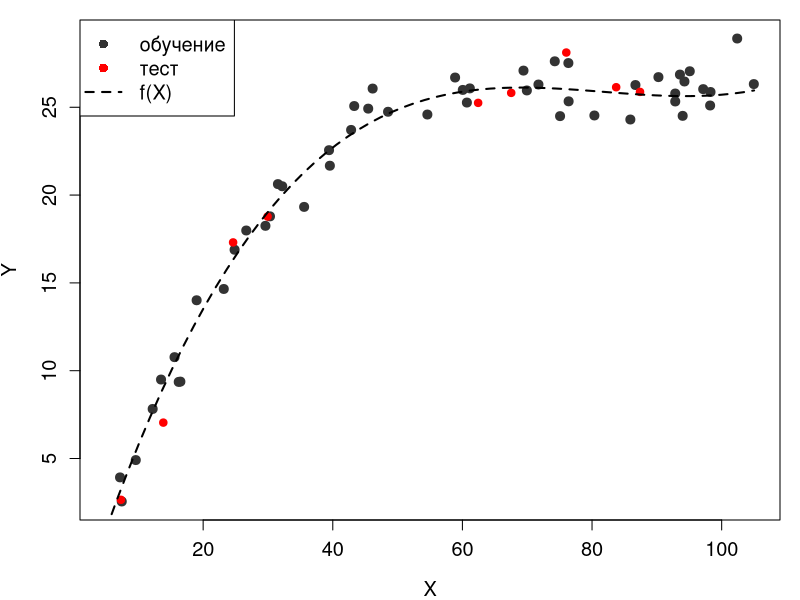
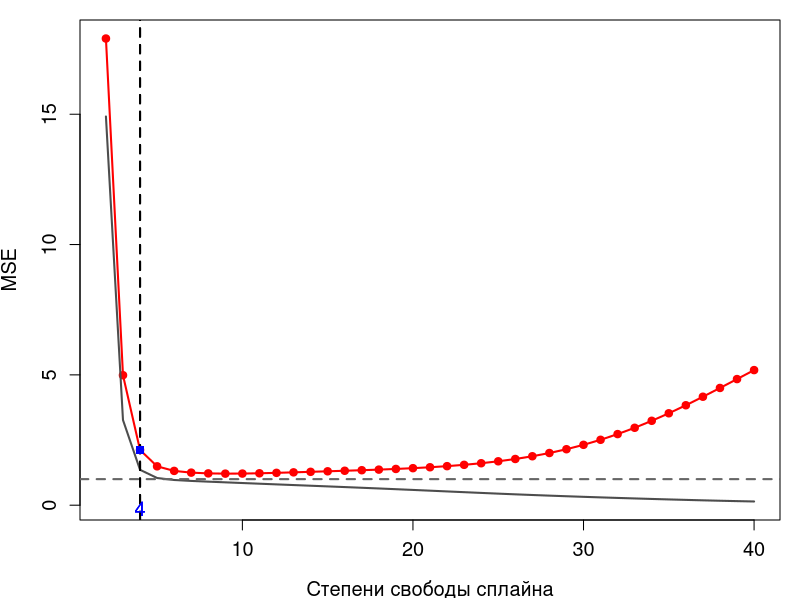
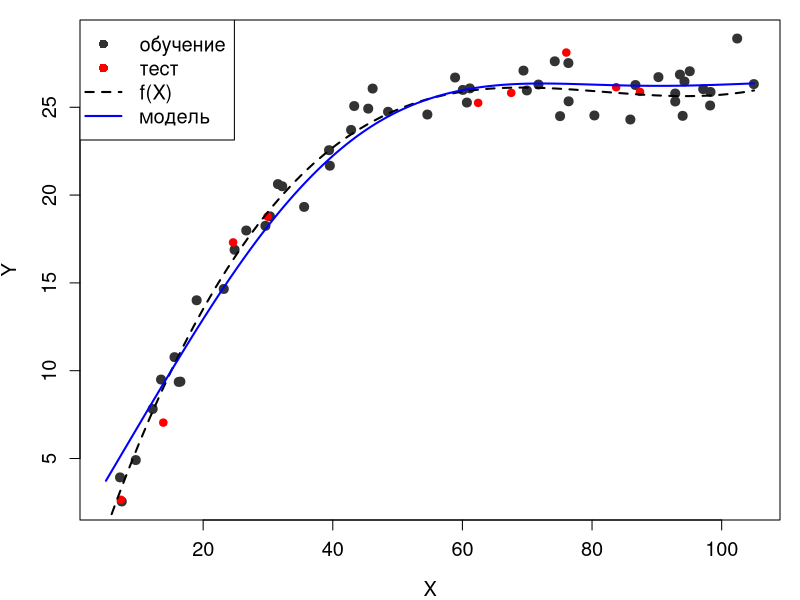
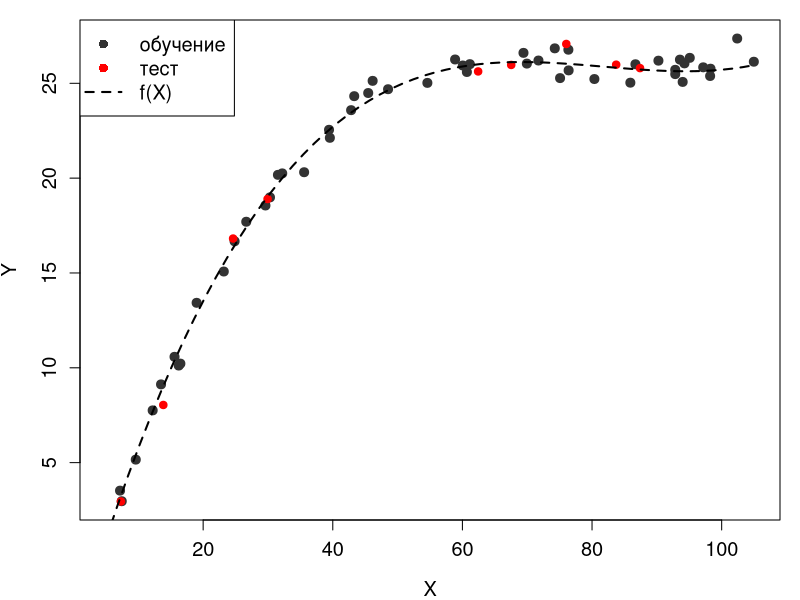
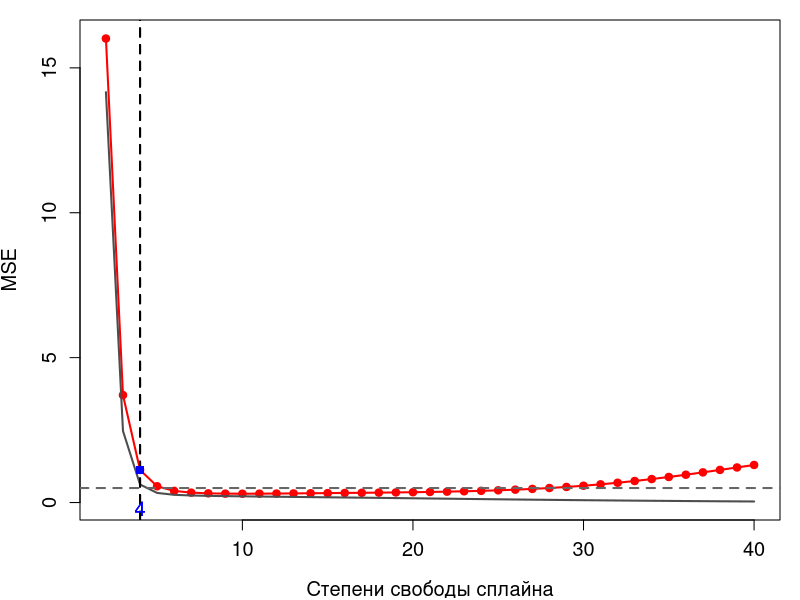
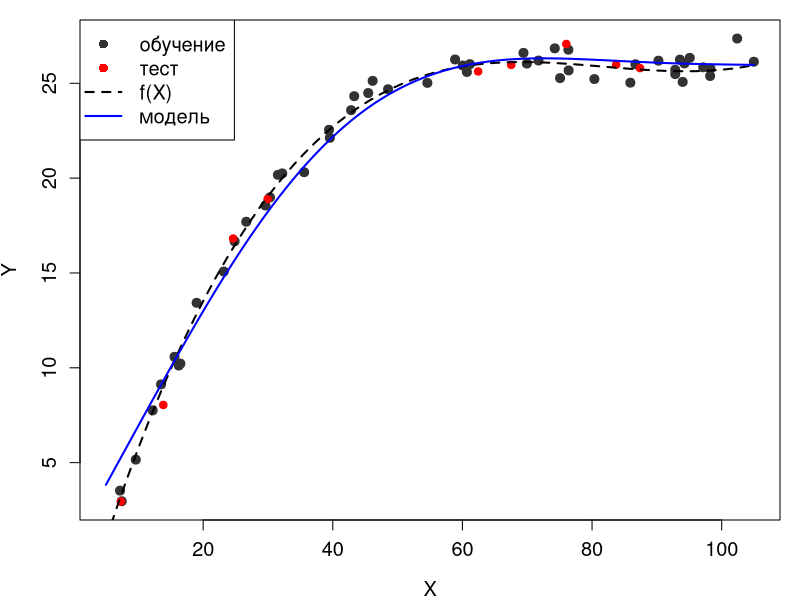

Write R code to recreate these figures, in order.
## ---- chunk 1

# ядро
my.seed <- 1486372882

# наблюдений всего
n.all <- 60
# доля обучающей выборки
train.percent <- 0.85
# стандартное отклонение случайного шума
res.sd <- 1
# границы изменения X
x.min <- 5
x.max <- 105
set.seed(my.seed)
x <- runif(x.min, x.max, n = n.all)
# случайный шум
set.seed(my.seed)
res <- rnorm(mean = 0, sd = res.sd, n = n.all)
# отбираем наблюдения в обучающую выборку
set.seed(my.seed)
inTrain <- sample(seq_along(x), size = train.percent*n.all)
y.func <- function(x) {15 + 0.2*x-0.005*((x-45)^2)+0.00006*((x-54)^3)}
x.line <- seq(x.min, x.max, length = n.all)
y.line <- y.func(x.line)
y <- y.func(x) + res
x.train <- x[inTrain]
y.train <- y[inTrain]
x.test <- x[-inTrain]
y.test <- y[-inTrain]
## ---- chunk 2
# убираем широкие поля рисунка
par(mar = c(4, 4, 1, 1))

# наименьшие/наибольшие значения по осям
x.lim <- c(x.min, x.max)
y.lim <- c(min(y), max(y))

# наблюдения с шумом (обучающая выборка)
plot(x.train, y.train, 
     col = grey(0.2), bg = grey(0.2), pch = 21,
     xlab = 'X', ylab = 'Y', 
     xlim = x.lim, ylim = y.lim, 
     cex = 1.2, cex.lab = 1.2, cex.axis = 1.2)

# наблюдения тестовой выборки
points(x.test, y.test, 
       col = 'red', bg = 'red', pch = 21)

# истинная функция
lines(x.line, y.line, 
      lwd = 2, lty = 2)

# легенда
legend('topleft', legend = c('обучение', 'тест', 'f(X)'),
       pch = c(16, 16, NA), 
       col = c(grey(0.2), 'red', 'black'),  
       lty = c(0, 0, 2), lwd = c(1, 1, 2), cex = 1.2)
## ---- chunk 3
#  Строим модель ###############################################################

# модель 2 (сплайн с df = 6)
mod <- smooth.spline(x = x.train, y = y.train, df = 6)

# модельные значения для расчёта ошибок
y.model.train <- predict(mod, data.frame(x = x.train))$y[, 1]
y.model.test <- predict(mod, data.frame(x = x.test))$y[, 1]

# считаем средний квадрат ошибки на обучающей и тестовой выборке
MSE <- c(sum((y.train - y.model.train)^2) / length(x.train),
         sum((y.test - y.model.test)^2) / length(x.test))
names(MSE) <- c('train', 'test')
round(MSE, 2)

#  Цикл по степеням свободы ####################################################

# максимальное число степеней свободы для модели сплайна
max.df <- 40

# таблица для записи ошибок
tbl <- data.frame(df = 2:max.df)
# ошибки на обучающей выборке
tbl$MSE.train <- 0
# ошибки на тестовой выборке
tbl$MSE.test <- 0
head(tbl)

for (i in 2:max.df) {
  # модель
  mod <- smooth.spline(x = x.train, y = y.train, df = i)
  
  # модельные значения для расчёта ошибок
  y.model.train <- predict(mod, data.frame(x = x.train))$y[, 1]
  y.model.test <- predict(mod, data.frame(x = x.test))$y[, 1]
  
  # считаем средний квадрат ошибки на обучающей и тестовой выборке
  MSE <- c(sum((y.train - y.model.train)^2) / length(x.train),
           sum((y.test - y.model.test)^2) / length(x.test))
  tbl[tbl$df == i, c('MSE.train', 'MSE.test')] <- MSE
}

head(tbl)
## ---- chunk 4
plot(x = tbl$df, y = tbl$MSE.test, 
     type = 'l', col = 'red', lwd = 2,
     xlab = 'Степени свободы сплайна', ylab = 'MSE',
     ylim = c(min(tbl$MSE.train, tbl$MSE.test), 
              max(tbl$MSE.train, tbl$MSE.test)),
     cex = 1.2, cex.lab = 1.2, cex.axis = 1.2)

points(x = tbl$df, y = tbl$MSE.test,
       pch = 21, col = 'red', bg = 'red')

lines(x = tbl$df, y = tbl$MSE.train, 
      col = grey(0.3), lwd = 2)
  # неустранимая ошибка
abline(h = res.sd, 
       lty = 2, col = grey(0.4), lwd = 2)

# степени свободы у наименьшей ошибки на тестовой выборке
min.MSE.test <- min(tbl$MSE.test)
df.min.MSE.test <- tbl[tbl$MSE.test == min.MSE.test, 'df']

          # сообщение в консоль
            message(paste0('Наименьшая MSE на тестовой выборке равна ', 
               round(min.MSE.test, 2),  
               ' и достигается при df = ', df.min.MSE.test, '.'))
# компромисс между точностью и простотой модели по графику
df.my.MSE.test <- 4
my.MSE.test <- tbl[tbl$df == df.my.MSE.test, 'MSE.test']
# ставим точку на графике
abline(v = df.my.MSE.test, 
       lty = 2, lwd = 2)
points(x = df.my.MSE.test, y = my.MSE.test, 
       pch = 15, col = 'blue')
mtext(df.my.MSE.test, 
      side = 1, line = -1, at = df.my.MSE.test, col = 'blue', cex = 1.2)
        # сообщение в консоль
            message(paste0('Компромисс между точностью и сложностью модели при df = ', 
               df.my.MSE.test, ', MSE = ', round(my.MSE.test, 2), '.'))

# ставим точку на графике
abline(v = df.my.MSE.test, 
       lty = 2, lwd = 2)
points(x = df.my.MSE.test, y = my.MSE.test, 
       pch = 15, col = 'blue')
mtext(df.my.MSE.test, 
      side = 1, line = -1, at = df.my.MSE.test, col = 'blue', cex = 1.2)
dev.copy(tiff ,filename="1.1.png") 
dev.off()
## ---- chunk 5
mod.MSE.test <- smooth.spline(x = x.train, y = y.train, df = df.my.MSE.test)

# для гладких графиков модели
x.model.plot <- seq(x.min, x.max, length = 250)
y.model.plot <- predict(mod.MSE.test, data.frame(x = x.model.plot))$y[, 1]

# убираем широкие поля рисунка
par(mar = c(4, 4, 1, 1))

# наименьшие/наибольшие значения по осям
x.lim <- c(x.min, x.max)
y.lim <- c(min(y), max(y))

# наблюдения с шумом (обучающая выборка)
plot(x.train, y.train, 
     col = grey(0.2), bg = grey(0.2), pch = 21,
     xlab = 'X', ylab = 'Y', 
     xlim = x.lim, ylim = y.lim, 
     cex = 1.2, cex.lab = 1.2, cex.axis = 1.2)

# наблюдения тестовой выборки
points(x.test, y.test, 
       col = 'red', bg = 'red', pch = 21)

# истинная функция
lines(x.line, y.line, 
      lwd = 2, lty = 2)

# модель
lines(x.model.plot, y.model.plot, 
      lwd = 2, col = 'blue')

# легенда
legend('topleft', legend = c('обучение', 'тест', 'f(X)', 'модель'),
       pch = c(16, 16, NA, NA), 
       col = c(grey(0.2), 'red', 'black', 'blue'),  
       lty = c(0, 0, 2, 1), lwd = c(1, 1, 2, 2), cex = 1.2)

dev.copy(tiff ,filename="1.2.png") 
dev.off()
## ---- chunk 6
# ядро
my.seed <- 1486372882

# наблюдений всего
n.all <- 60
# доля обучающей выборки
train.percent <- 0.85
# стандартное отклонение случайного шума
res.sd <- 0.5
# границы изменения X
x.min <- 5
x.max <- 105
set.seed(my.seed)
x <- runif(x.min, x.max, n = n.all)
# случайный шум
set.seed(my.seed)
res <- rnorm(mean = 0, sd = res.sd, n = n.all)
# отбираем наблюдения в обучающую выборку
set.seed(my.seed)
inTrain <- sample(seq_along(x), size = train.percent*n.all)
y.func <- function(x) {15 + 0.2*x-0.005*((x-45)^2)+0.00006*((x-54)^3)}
x.line <- seq(x.min, x.max, length = n.all)
y.line <- y.func(x.line)
y <- y.func(x) + res
x.train <- x[inTrain]
y.train <- y[inTrain]
x.test <- x[-inTrain]
y.test <- y[-inTrain]

# убираем широкие поля рисунка
par(mar = c(4, 4, 1, 1))

# наименьшие/наибольшие значения по осям
x.lim <- c(x.min, x.max)
y.lim <- c(min(y), max(y))

# наблюдения с шумом (обучающая выборка)
plot(x.train, y.train, 
     col = grey(0.2), bg = grey(0.2), pch = 21,
     xlab = 'X', ylab = 'Y', 
     xlim = x.lim, ylim = y.lim, 
     cex = 1.2, cex.lab = 1.2, cex.axis = 1.2)

# наблюдения тестовой выборки
points(x.test, y.test, 
       col = 'red', bg = 'red', pch = 21)

# истинная функция
lines(x.line, y.line, 
      lwd = 2, lty = 2)

# легенда
legend('topleft', legend = c('обучение', 'тест', 'f(X)'),
       pch = c(16, 16, NA), 
       col = c(grey(0.2), 'red', 'black'),  
       lty = c(0, 0, 2), lwd = c(1, 1, 2), cex = 1.2)

#  Строим модель ###############################################################

# модель 2 (сплайн с df = 6)
mod <- smooth.spline(x = x.train, y = y.train, df = 6)

# модельные значения для расчёта ошибок
y.model.train <- predict(mod, data.frame(x = x.train))$y[, 1]
y.model.test <- predict(mod, data.frame(x = x.test))$y[, 1]

# считаем средний квадрат ошибки на обучающей и тестовой выборке
MSE <- c(sum((y.train - y.model.train)^2) / length(x.train),
         sum((y.test - y.model.test)^2) / length(x.test))
names(MSE) <- c('train', 'test')
round(MSE, 2)
#  Цикл по степеням свободы ####################################################

# максимальное число степеней свободы для модели сплайна
max.df <- 40

# таблица для записи ошибок
tbl <- data.frame(df = 2:max.df)
# ошибки на обучающей выборке
tbl$MSE.train <- 0
# ошибки на тестовой выборке
tbl$MSE.test <- 0
head(tbl)

for (i in 2:max.df) {
  # модель
  mod <- smooth.spline(x = x.train, y = y.train, df = i)
  
  # модельные значения для расчёта ошибок
  y.model.train <- predict(mod, data.frame(x = x.train))$y[, 1]
  y.model.test <- predict(mod, data.frame(x = x.test))$y[, 1]
  
  # считаем средний квадрат ошибки на обучающей и тестовой выборке
  MSE <- c(sum((y.train - y.model.train)^2) / length(x.train),
           sum((y.test - y.model.test)^2) / length(x.test))
  tbl[tbl$df == i, c('MSE.train', 'MSE.test')] <- MSE
}

head(tbl)
#  График 2: Зависимость MSE от гибкости модели ################################

plot(x = tbl$df, y = tbl$MSE.test, 
     type = 'l', col = 'red', lwd = 2,
     xlab = 'Степени свободы сплайна', ylab = 'MSE',
     ylim = c(min(tbl$MSE.train, tbl$MSE.test), 
              max(tbl$MSE.train, tbl$MSE.test)),
     cex = 1.2, cex.lab = 1.2, cex.axis = 1.2)

points(x = tbl$df, y = tbl$MSE.test,
       pch = 21, col = 'red', bg = 'red')

lines(x = tbl$df, y = tbl$MSE.train, 
      col = grey(0.3), lwd = 2)
# неустранимая ошибка
abline(h = res.sd, 
       lty = 2, col = grey(0.4), lwd = 2)

# степени свободы у наименьшей ошибки на тестовой выборке
min.MSE.test <- min(tbl$MSE.test)
df.min.MSE.test <- tbl[tbl$MSE.test == min.MSE.test, 'df']

# сообщение в консоль
message(paste0('Наименьшая MSE на тестовой выборке равна ', 
               round(min.MSE.test, 2),  
               ' и достигается при df = ', df.min.MSE.test, '.'))

# компромисс между точностью и простотой модели по графику
df.my.MSE.test <- 4
my.MSE.test <- tbl[tbl$df == df.my.MSE.test, 'MSE.test']
# ставим точку на графике
abline(v = df.my.MSE.test, 
       lty = 2, lwd = 2)
points(x = df.my.MSE.test, y = my.MSE.test, 
       pch = 15, col = 'blue')
mtext(df.my.MSE.test, 
      side = 1, line = -1, at = df.my.MSE.test, col = 'blue', cex = 1.2)
# сообщение в консоль
message(paste0('Компромисс между точностью и сложностью модели при df = ', 
               df.my.MSE.test, ', MSE = ', round(my.MSE.test, 2), '.'))

# ставим точку на графике
abline(v = df.my.MSE.test, 
       lty = 2, lwd = 2)
points(x = df.my.MSE.test, y = my.MSE.test, 
       pch = 15, col = 'blue')
mtext(df.my.MSE.test, 
      side = 1, line = -1, at = df.my.MSE.test, col = 'blue', cex = 1.2)
mod.MSE.test <- smooth.spline(x = x.train, y = y.train, df = df.my.MSE.test)
dev.copy(tiff ,filename="2.1.png") 
dev.off()
## ---- chunk 7
# для гладких графиков модели
x.model.plot <- seq(x.min, x.max, length = 250)
y.model.plot <- predict(mod.MSE.test, data.frame(x = x.model.plot))$y[, 1]

# убираем широкие поля рисунка
par(mar = c(4, 4, 1, 1))

# наименьшие/наибольшие значения по осям
x.lim <- c(x.min, x.max)
y.lim <- c(min(y), max(y))

# наблюдения с шумом (обучающая выборка)
plot(x.train, y.train, 
     col = grey(0.2), bg = grey(0.2), pch = 21,
     xlab = 'X', ylab = 'Y', 
     xlim = x.lim, ylim = y.lim, 
     cex = 1.2, cex.lab = 1.2, cex.axis = 1.2)

# наблюдения тестовой выборки
points(x.test, y.test, 
       col = 'red', bg = 'red', pch = 21)

# истинная функция
lines(x.line, y.line, 
      lwd = 2, lty = 2)

# модель
lines(x.model.plot, y.model.plot, 
      lwd = 2, col = 'blue')

# легенда
legend('topleft', legend = c('обучение', 'тест', 'f(X)', 'модель'),
       pch = c(16, 16, NA, NA), 
       col = c(grey(0.2), 'red', 'black', 'blue'),  
       lty = c(0, 0, 2, 1), lwd = c(1, 1, 2, 2), cex = 1.2)
dev.copy(tiff ,filename="2.2.png") 
dev.off()
